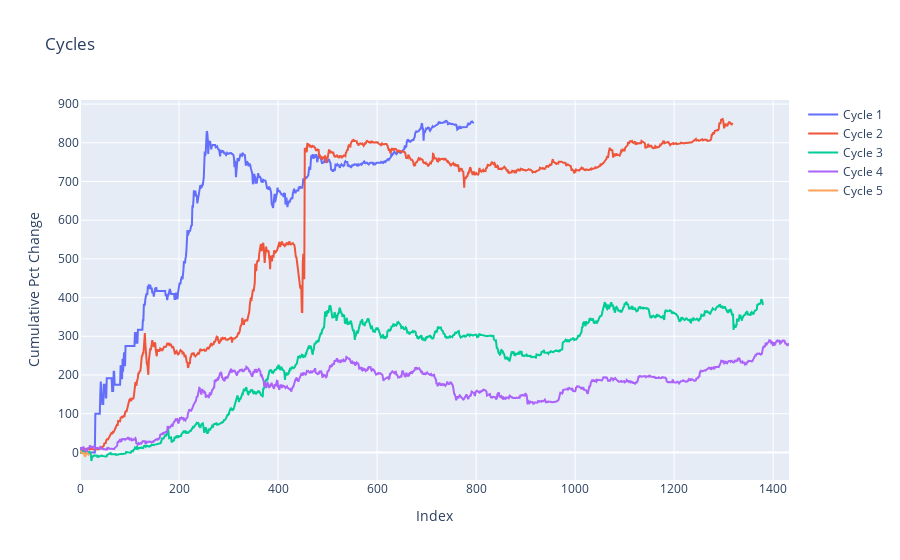

The code cell stored with this chart in its notebook:
### Code cell
# Ensure all cycles are in the list
cycles = [cycle1, cycle2, cycle3, cycle4, cycle5]

# Create a new figure
fig = go.Figure()

# Plot each cycle
for i, cycle in enumerate(cycles, 1):
    fig.add_trace(go.Scatter(x=cycle.index, y=cycle['cumulative_pct_change'], mode='lines', name=f'Cycle {i}'))

# Set labels and title
fig.update_layout(
    title='Cycles',
    xaxis_title='Index',
    yaxis_title='Cumulative Pct Change'
)

# Show the plot
fig.show()

### Figure 1 — Plotly figure (JSON) as saved in the notebook; plotly's stock layout.template omitted (floating-point values rounded to 4 significant figures; data arrays with more than 128 entries replaced by an {"elided": "..."} marker saying what was removed)
{"data": [{"mode": "lines", "name": "Cycle 1", "type": "scatter", "x": {"elided": "796 int values"}, "y": {"elided": "796 float values"}}, {"mode": "lines", "name": "Cycle 2", "type": "scatter", "x": {"elided": "1319 int values"}, "y": {"elided": "1319 float values"}}, {"mode": "lines", "name": "Cycle 3", "type": "scatter", "x": {"elided": "1381 int values"}, "y": {"elided": "1381 float values"}}, {"mode": "lines", "name": "Cycle 4", "type": "scatter", "x": {"elided": "1433 int values"}, "y": {"elided": "1433 float values"}}, {"mode": "lines", "name": "Cycle 5", "type": "scatter", "x": [0, 1, 2, 3, 4, 5, 6, 7, 8, 9, 10, 11, 12, 13, 14, 15, 16, 17, 18], "y": [-0.1043, 2.839, 2.195, -1.013, -0.6943, -1.821, -2.348, -2.83, -1.677, -6.696, -10.63, -9.134, -2.763, -1.17, -0.9518, -2.309, -3.619, -5.459, -3.345]}], "layout": {"title": {"text": "Cycles"}, "xaxis": {"title": {"text": "Index"}}, "yaxis": {"title": {"text": "Cumulative Pct Change"}}}}
